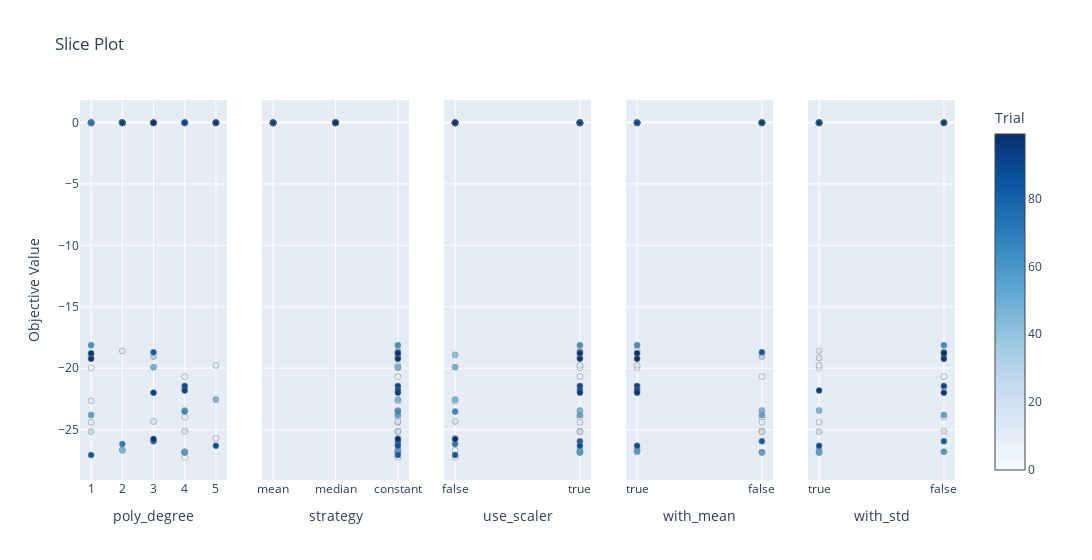

Notebook cell for this chart:
### Code cell
optuna.visualization.plot_slice(study, params=['strategy','use_scaler','poly_degree','with_std','with_mean'])

### Figure 1 — Plotly figure (JSON) as saved in the notebook; plotly's stock layout.template omitted (floating-point values rounded to 4 significant figures)
{"data": [{"marker": {"color": [0, 1, 2, 3, 4, 5, 6, 7, 8, 9, 10, 11, 12, 13, 14, 15, 16, 17, 18, 19, 20, 21, 22, 23, 24, 25, 26, 27, 28, 29, 30, 31, 32, 33, 34, 35, 36, 37, 38, 39, 40, 41, 42, 43, 44, 45, 46, 47, 48, 49, 50, 51, 52, 53, 54, 55, 56, 57, 58, 59, 60, 61, 62, 63, 64, 65, 66, 67, 68, 69, 70, 71, 72, 73, 74, 75, 76, 77, 78, 79, 80, 81, 82, 83, 84, 85, 86, 87, 88, 89, 90, 91, 92, 93, 94, 95, 96, 97, 98, 99], "colorbar": {"title": {"text": "Trial"}, "x": 1, "xpad": 40}, "colorscale": [[0, "rgb(247,251,255)"], [0.125, "rgb(222,235,247)"], [0.25, "rgb(198,219,239)"], [0.375, "rgb(158,202,225)"], [0.5, "rgb(107,174,214)"], [0.625, "rgb(66,146,198)"], [0.75, "rgb(33,113,181)"], [0.875, "rgb(8,81,156)"], [1, "rgb(8,48,107)"]], "line": {"color": "Grey", "width": 0.5}, "showscale": true}, "mode": "markers", "name": "Feasible Trial", "showlegend": false, "type": "scatter", "x": [1, 5, 1, 1, 4, 4, 5, 2, 4, 4, 4, 1, 1, 5, 3, 2, 2, 4, 3, 1, 1, 4, 4, 1, 5, 1, 5, 2, 4, 4, 4, 3, 2, 2, 5, 2, 2, 1, 4, 5, 3, 3, 1, 4, 1, 4, 5, 2, 3, 1, 4, 5, 3, 4, 1, 4, 1, 4, 4, 2, 5, 1, 1, 2, 5, 4, 2, 3, 3, 1, 2, 1, 1, 3, 2, 3, 2, 4, 2, 2, 3, 5, 3, 3, 1, 2, 5, 5, 5, 4, 4, 2, 2, 4, 3, 5, 1, 1, 3, 3], "xaxis": "x", "y": [-0.02453, -0.02453, -0.02429, -19.97, -0.02453, -27.24, -25.7, -26.68, -23.98, -20.68, -0.02429, -22.66, -24.4, -19.77, -0.02429, -18.59, -0.02429, -25.12, -24.34, -0.02429, -19.16, -0.02453, -21.6, -25.17, -0.02429, -0.02453, -0.02429, -0.02429, -0.02453, -0.02429, -0.02429, -19.05, -0.02453, -0.02429, -0.02429, -0.02429, -0.02453, -0.02453, -0.02429, -0.02429, -0.02429, -0.02429, -18.91, -26.86, -0.02453, -23.44, -22.55, -26.65, -19.92, -0.02453, -0.02453, -0.02453, -0.02429, -0.02453, -23.81, -26.83, -0.02453, -26.79, -0.02453, -0.02453, -0.02453, -0.02429, -18.13, -0.02429, -0.02453, -23.53, -0.02453, -0.02429, -0.02429, -0.02429, -26.17, -0.02429, -0.02453, -0.02453, -0.02429, -0.02453, -0.02429, -0.02453, -0.02429, -0.02429, -25.94, -0.02429, -18.71, -0.02429, -27.06, -0.02429, -26.31, -0.02453, -0.02453, -21.44, -0.02453, -0.02429, -0.02429, -21.82, -21.99, -0.02453, -19.22, -18.79, -0.02453, -25.77], "yaxis": "y"}, {"marker": {"color": [0, 1, 2, 3, 4, 5, 6, 7, 8, 9, 10, 11, 12, 13, 14, 15, 16, 17, 18, 19, 20, 21, 22, 23, 24, 25, 26, 27, 28, 29, 30, 31, 32, 33, 34, 35, 36, 37, 38, 39, 40, 41, 42, 43, 44, 45, 46, 47, 48, 49, 50, 51, 52, 53, 54, 55, 56, 57, 58, 59, 60, 61, 62, 63, 64, 65, 66, 67, 68, 69, 70, 71, 72, 73, 74, 75, 76, 77, 78, 79, 80, 81, 82, 83, 84, 85, 86, 87, 88, 89, 90, 91, 92, 93, 94, 95, 96, 97, 98, 99], "colorbar": {"title": {"text": "Trial"}, "x": 1, "xpad": 40}, "colorscale": [[0, "rgb(247,251,255)"], [0.125, "rgb(222,235,247)"], [0.25, "rgb(198,219,239)"], [0.375, "rgb(158,202,225)"], [0.5, "rgb(107,174,214)"], [0.625, "rgb(66,146,198)"], [0.75, "rgb(33,113,181)"], [0.875, "rgb(8,81,156)"], [1, "rgb(8,48,107)"]], "line": {"color": "Grey", "width": 0.5}, "showscale": false}, "mode": "markers", "name": "Feasible Trial", "showlegend": false, "type": "scatter", "x": ["median", "median", "mean", "constant", "median", "constant", "constant", "constant", "constant", "constant", "mean", "constant", "constant", "constant", "mean", "constant", "mean", "constant", "constant", "mean", "constant", "median", "constant", "constant", "mean", "median", "mean", "mean", "median", "mean", "mean", "constant", "median", "mean", "mean", "mean", "median", "median", "mean", "mean", "mean", "mean", "constant", "constant", "median", "constant", "constant", "constant", "constant", "median", "median", "median", "mean", "median", "constant", "constant", "median", "constant", "median", "median", "median", "mean", "constant", "mean", "median", "constant", "median", "mean", "mean", "mean", "constant", "mean", "median", "median", "mean", "median", "mean", "median", "mean", "mean", "constant", "mean", "constant", "mean", "constant", "mean", "constant", "median", "median", "constant", "median", "mean", "mean", "constant", "constant", "median", "constant", "constant", "median", "constant"], "xaxis": "x2", "y": [-0.02453, -0.02453, -0.02429, -19.97, -0.02453, -27.24, -25.7, -26.68, -23.98, -20.68, -0.02429, -22.66, -24.4, -19.77, -0.02429, -18.59, -0.02429, -25.12, -24.34, -0.02429, -19.16, -0.02453, -21.6, -25.17, -0.02429, -0.02453, -0.02429, -0.02429, -0.02453, -0.02429, -0.02429, -19.05, -0.02453, -0.02429, -0.02429, -0.02429, -0.02453, -0.02453, -0.02429, -0.02429, -0.02429, -0.02429, -18.91, -26.86, -0.02453, -23.44, -22.55, -26.65, -19.92, -0.02453, -0.02453, -0.02453, -0.02429, -0.02453, -23.81, -26.83, -0.02453, -26.79, -0.02453, -0.02453, -0.02453, -0.02429, -18.13, -0.02429, -0.02453, -23.53, -0.02453, -0.02429, -0.02429, -0.02429, -26.17, -0.02429, -0.02453, -0.02453, -0.02429, -0.02453, -0.02429, -0.02453, -0.02429, -0.02429, -25.94, -0.02429, -18.71, -0.02429, -27.06, -0.02429, -26.31, -0.02453, -0.02453, -21.44, -0.02453, -0.02429, -0.02429, -21.82, -21.99, -0.02453, -19.22, -18.79, -0.02453, -25.77], "yaxis": "y2"}, {"marker": {"color": [0, 1, 2, 3, 4, 5, 6, 7, 8, 9, 10, 11, 12, 13, 14, 15, 16, 17, 18, 19, 20, 21, 22, 23, 24, 25, 26, 27, 28, 29, 30, 31, 32, 33, 34, 35, 36, 37, 38, 39, 40, 41, 42, 43, 44, 45, 46, 47, 48, 49, 50, 51, 52, 53, 54, 55, 56, 57, 58, 59, 60, 61, 62, 63, 64, 65, 66, 67, 68, 69, 70, 71, 72, 73, 74, 75, 76, 77, 78, 79, 80, 81, 82, 83, 84, 85, 86, 87, 88, 89, 90, 91, 92, 93, 94, 95, 96, 97, 98, 99], "colorbar": {"title": {"text": "Trial"}, "x": 1, "xpad": 40}, "colorscale": [[0, "rgb(247,251,255)"], [0.125, "rgb(222,235,247)"], [0.25, "rgb(198,219,239)"], [0.375, "rgb(158,202,225)"], [0.5, "rgb(107,174,214)"], [0.625, "rgb(66,146,198)"], [0.75, "rgb(33,113,181)"], [0.875, "rgb(8,81,156)"], [1, "rgb(8,48,107)"]], "line": {"color": "Grey", "width": 0.5}, "showscale": false}, "mode": "markers", "name": "Feasible Trial", "showlegend": false, "type": "scatter", "x": [false, false, true, true, false, false, false, false, true, true, true, false, true, true, true, true, true, true, false, true, true, true, true, true, false, false, false, true, true, false, true, true, true, true, false, false, true, false, true, false, false, false, false, true, false, true, false, true, false, false, false, true, true, false, true, true, true, true, false, false, false, false, true, false, false, false, false, false, true, false, false, true, true, true, false, false, false, false, true, false, true, false, true, false, false, true, true, true, true, true, true, true, false, true, true, false, true, true, false, false], "xaxis": "x3", "y": [-0.02453, -0.02453, -0.02429, -19.97, -0.02453, -27.24, -25.7, -26.68, -23.98, -20.68, -0.02429, -22.66, -24.4, -19.77, -0.02429, -18.59, -0.02429, -25.12, -24.34, -0.02429, -19.16, -0.02453, -21.6, -25.17, -0.02429, -0.02453, -0.02429, -0.02429, -0.02453, -0.02429, -0.02429, -19.05, -0.02453, -0.02429, -0.02429, -0.02429, -0.02453, -0.02453, -0.02429, -0.02429, -0.02429, -0.02429, -18.91, -26.86, -0.02453, -23.44, -22.55, -26.65, -19.92, -0.02453, -0.02453, -0.02453, -0.02429, -0.02453, -23.81, -26.83, -0.02453, -26.79, -0.02453, -0.02453, -0.02453, -0.02429, -18.13, -0.02429, -0.02453, -23.53, -0.02453, -0.02429, -0.02429, -0.02429, -26.17, -0.02429, -0.02453, -0.02453, -0.02429, -0.02453, -0.02429, -0.02453, -0.02429, -0.02429, -25.94, -0.02429, -18.71, -0.02429, -27.06, -0.02429, -26.31, -0.02453, -0.02453, -21.44, -0.02453, -0.02429, -0.02429, -21.82, -21.99, -0.02453, -19.22, -18.79, -0.02453, -25.77], "yaxis": "y3"}, {"marker": {"color": [2, 3, 8, 9, 10, 12, 13, 14, 15, 16, 17, 19, 20, 21, 22, 23, 27, 28, 30, 31, 32, 33, 36, 38, 43, 45, 47, 51, 52, 54, 55, 56, 57, 62, 68, 71, 72, 73, 78, 80, 82, 85, 86, 87, 88, 89, 90, 91, 93, 94, 96, 97], "colorbar": {"title": {"text": "Trial"}, "x": 1, "xpad": 40}, "colorscale": [[0, "rgb(247,251,255)"], [0.125, "rgb(222,235,247)"], [0.25, "rgb(198,219,239)"], [0.375, "rgb(158,202,225)"], [0.5, "rgb(107,174,214)"], [0.625, "rgb(66,146,198)"], [0.75, "rgb(33,113,181)"], [0.875, "rgb(8,81,156)"], [1, "rgb(8,48,107)"]], "line": {"color": "Grey", "width": 0.5}, "showscale": false}, "mode": "markers", "name": "Feasible Trial", "showlegend": false, "type": "scatter", "x": [true, true, false, false, false, false, true, false, true, true, false, false, true, false, true, false, false, true, false, false, true, false, true, true, false, false, true, true, true, false, false, true, true, true, false, false, true, true, true, false, false, true, true, true, false, true, false, false, true, true, true, true], "xaxis": "x4", "y": [-0.02429, -19.97, -23.98, -20.68, -0.02429, -24.4, -19.77, -0.02429, -18.59, -0.02429, -25.12, -0.02429, -19.16, -0.02453, -21.6, -25.17, -0.02429, -0.02453, -0.02429, -19.05, -0.02453, -0.02429, -0.02453, -0.02429, -26.86, -23.44, -26.65, -0.02453, -0.02429, -23.81, -26.83, -0.02453, -26.79, -18.13, -0.02429, -0.02429, -0.02453, -0.02453, -0.02429, -25.94, -18.71, -0.02429, -26.31, -0.02453, -0.02453, -21.44, -0.02453, -0.02429, -21.82, -21.99, -19.22, -18.79], "yaxis": "y4"}, {"marker": {"color": [2, 3, 8, 9, 10, 12, 13, 14, 15, 16, 17, 19, 20, 21, 22, 23, 27, 28, 30, 31, 32, 33, 36, 38, 43, 45, 47, 51, 52, 54, 55, 56, 57, 62, 68, 71, 72, 73, 78, 80, 82, 85, 86, 87, 88, 89, 90, 91, 93, 94, 96, 97], "colorbar": {"title": {"text": "Trial"}, "x": 1, "xpad": 40}, "colorscale": [[0, "rgb(247,251,255)"], [0.125, "rgb(222,235,247)"], [0.25, "rgb(198,219,239)"], [0.375, "rgb(158,202,225)"], [0.5, "rgb(107,174,214)"], [0.625, "rgb(66,146,198)"], [0.75, "rgb(33,113,181)"], [0.875, "rgb(8,81,156)"], [1, "rgb(8,48,107)"]], "line": {"color": "Grey", "width": 0.5}, "showscale": false}, "mode": "markers", "name": "Feasible Trial", "showlegend": false, "type": "scatter", "x": [false, true, false, false, true, true, true, false, true, false, false, false, true, true, false, true, true, true, true, false, false, true, true, true, true, true, true, false, true, false, true, true, false, false, true, true, true, false, false, false, false, true, true, true, true, false, false, true, true, false, false, false], "xaxis": "x5", "y": [-0.02429, -19.97, -23.98, -20.68, -0.02429, -24.4, -19.77, -0.02429, -18.59, -0.02429, -25.12, -0.02429, -19.16, -0.02453, -21.6, -25.17, -0.02429, -0.02453, -0.02429, -19.05, -0.02453, -0.02429, -0.02453, -0.02429, -26.86, -23.44, -26.65, -0.02453, -0.02429, -23.81, -26.83, -0.02453, -26.79, -18.13, -0.02429, -0.02429, -0.02453, -0.02453, -0.02429, -25.94, -18.71, -0.02429, -26.31, -0.02453, -0.02453, -21.44, -0.02453, -0.02429, -21.82, -21.99, -19.22, -18.79], "yaxis": "y5"}], "layout": {"title": {"text": "Slice Plot"}, "width": 1500, "xaxis": {"anchor": "y", "domain": [0, 0.168], "title": {"text": "poly_degree"}}, "xaxis2": {"anchor": "y2", "categoryarray": ["mean", "median", "constant"], "categoryorder": "array", "domain": [0.208, 0.376], "title": {"text": "strategy"}, "type": "category"}, "xaxis3": {"anchor": "y3", "categoryarray": [false, true], "categoryorder": "array", "domain": [0.416, 0.584], "title": {"text": "use_scaler"}, "type": "category"}, "xaxis4": {"anchor": "y4", "categoryarray": [true, false], "categoryorder": "array", "domain": [0.624, 0.792], "title": {"text": "with_mean"}, "type": "category"}, "xaxis5": {"anchor": "y5", "categoryarray": [true, false], "categoryorder": "array", "domain": [0.832, 1], "title": {"text": "with_std"}, "type": "category"}, "yaxis": {"anchor": "x", "domain": [0, 1], "title": {"text": "Objective Value"}}, "yaxis2": {"anchor": "x2", "domain": [0, 1], "matches": "y", "showticklabels": false}, "yaxis3": {"anchor": "x3", "domain": [0, 1], "matches": "y", "showticklabels": false}, "yaxis4": {"anchor": "x4", "domain": [0, 1], "matches": "y", "showticklabels": false}, "yaxis5": {"anchor": "x5", "domain": [0, 1], "matches": "y", "showticklabels": false}}}
